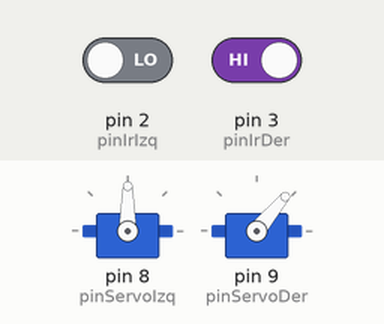
The sketch below on a simulated Arduino Uno, built with avr-gcc and run on an emulated ATmega328P. Parts: 2 × servo. Inputs (shaded band) come from the test bench; at power-on: pin 2 (pinIrIzq) LOW, pin 3 (pinIrDer) HIGH.

Above: at 1.2 s.
1.3 s: pin 2 (pinIrIzq) driven HIGH
At 2.2 s:
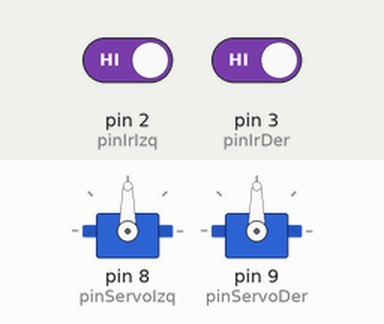
2.8 s: pin 3 (pinIrDer) driven LOW
At 3.3 s:
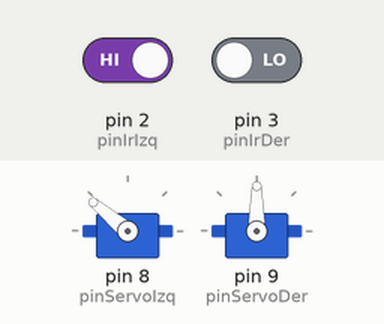
4.3 s: pin 2 (pinIrIzq) driven LOW
At 5.5 s:
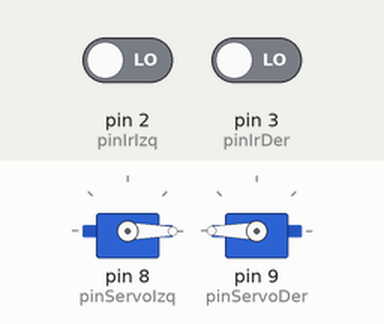
5.8 s: pin 3 (pinIrDer) driven HIGH
At 6.8 s:
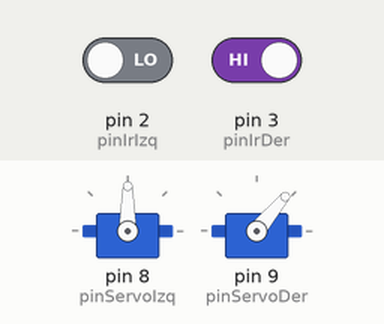
Timing chart, 0 to 8.3 s (numbered marks = the images above; inputs shaded):
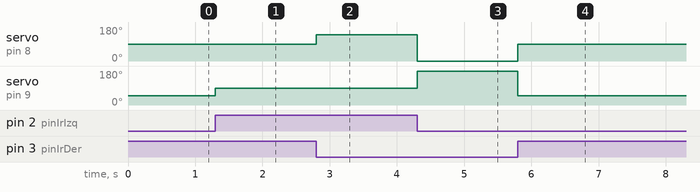

The sketch:

Actividad-9.1.ino
```cpp
#include <Servo.h>

int NO_LINEA = 1;
int LINEA = 0;

Servo servoIzq;
Servo servoDer;

int pinServoDer = 9;
int pinServoIzq = 8;
int pinIrDer = 3;
int pinIrIzq = 2;


void setup() {
  pinMode( pinIrDer , INPUT);
  pinMode( pinIrIzq , INPUT);

  servoIzq.attach(pinServoIzq);
  servoDer.attach(pinServoDer);


}

void loop() {
  int irDer = digitalRead(pinIrDer);
  int irIzq = digitalRead(pinIrIzq);

  //horario -> 0
  //antihorario -> 180

  //Adelante
  if (irDer == LINEA && irIzq == LINEA){
    servoIzq.write(0);
    servoDer.write(180);
  }
  //Izquierda
  else if (irDer != LINEA && irIzq == LINEA){
    servoIzq.write(90);
    servoDer.write(50);
  }
  //Derecha
  else if (irDer == LINEA && irIzq != LINEA){
    servoIzq.write(140);
    servoDer.write(90);
  }
  //Atras
  else if (irDer != LINEA && irIzq != LINEA){
    servoIzq.write(90);
    servoDer.write(90);
  }


}
```

Measured:
- after the input at 1.3 s, servo on pin 9 (pinServoDer): 50° → 90° at once
- after the input at 2.8 s, servo on pin 8 (pinServoIzq): 90° → 140° at once
- after the input at 4.3 s, servo on pin 8 (pinServoIzq): 140° → 0° at once; servo on pin 9 (pinServoDer): 90° → 180° at once
- after the input at 5.8 s, servo on pin 8 (pinServoIzq): 0° → 90° at once; servo on pin 9 (pinServoDer): 180° → 50° at once
